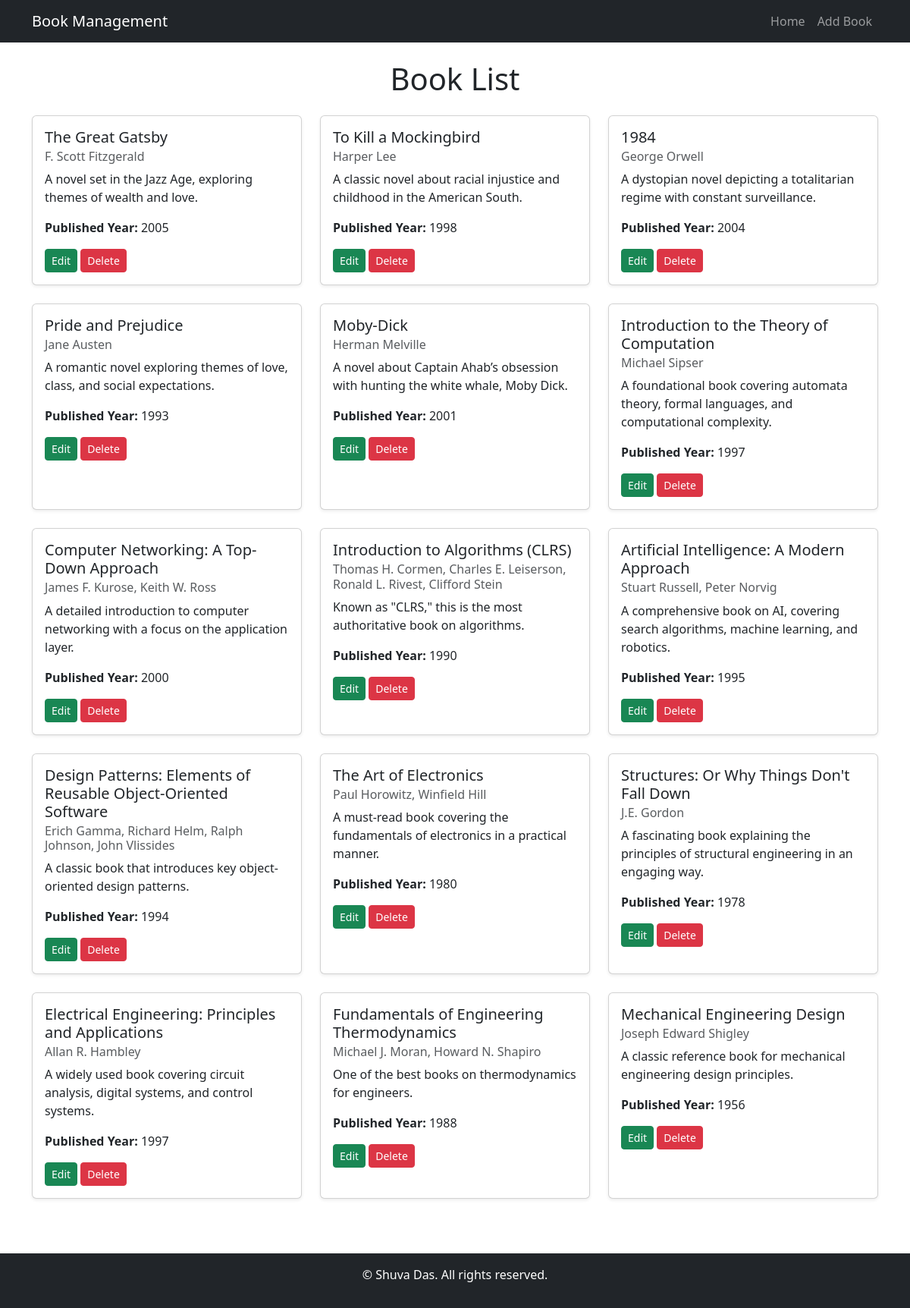
The page / on the database its author committed.
### books/models.py (models this page shows, shortened)
class Book(models.Model):
    title =models.CharField(max_length=100)
    author=models.CharField(max_length=100)
    description=models.TextField()
    published_year=models.PositiveBigIntegerField()

### books/views.py (the view)
# urls.py: path('',homepage,name='homepage'),
def homepage(request):
    books= Book.objects.all()
    context={
        'books':books
    }
    return render(request,'book_list.html',context)

### templates/book_list.html (shortened to what this page needs)
{% extends "index.html" %}
{% block content %}
    <h1 class="text-center mb-4">Book List</h1>
    <div class="row">
        {% for book in books %}
            <div class="col-md-4 mb-4">
                <div class="card shadow-sm h-100">
                    <div class="card-body">
                        <h5 class="card-title">{{ book.title }}</h5>
                        <h6 class="card-subtitle text-muted mb-2">{{ book.author }}</h6>
                        <p class="card-text">{{ book.description|truncatechars:100 }}</p>
                        <p><strong>Published Year:</strong> {{ book.published_year }}</p>
                        <a href="{% url 'edit_book' book.id %}" class="btn btn-success btn-sm">Edit</a>
                        <a href="{% url 'delete_book' book.id %}" class="btn btn-danger btn-sm">Delete</a>
                    </div>
                </div>
            </div>
        {% empty %}
            <p class="text-center">No books available.</p>
        {% endfor %}
    </div>
{% endblock %}

### templates/index.html (shortened to what this page needs)
<!DOCTYPE html>
<html lang="en">
<head>
    <link href="https://cdn.jsdelivr.net/npm/bootstrap@5.3.0/dist/css/bootstrap.min.css" rel="stylesheet">
</head>
<body>
    <nav class="navbar navbar-expand-lg navbar-dark bg-dark">
        <div class="container">
            <a class="navbar-brand" href="">Book Management</a>
            <div class="collapse navbar-collapse" id="navbarNav">
                <ul class="navbar-nav ms-auto">
                    <li class="nav-item">
                        <a class="nav-link" href="{% url 'homepage' %}">Home</a>
                    </li>
                    <li class="nav-item">
                        <a class="nav-link" href="{% url 'add_book' %}">Add Book</a>
                    </li>
                </ul>
            </div>
        </div>
    </nav>
    <div class="container mt-4">
        {% block content %}{% endblock %}
    </div>
    <footer class="bg-dark text-white text-center py-3 mt-5">
        <p>&copy;  Shuva Das. All rights reserved.</p>
    </footer>
</body>
</html>

### rows shown on the page
Book: title "The Great Gatsby", author "F. Scott Fitzgerald", description "A novel set in the Jazz Age, exploring themes of wealth and love.", published_year "2005"
Book: title "To Kill a Mockingbird", author "Harper Lee", description "A classic novel about racial injustice and childhood in the American South.", published_year "1998"
Book: title "1984", author "George Orwell", description "A dystopian novel depicting a totalitarian regime with constant surveillance.", published_year "2004"
Book: title "Pride and Prejudice", author "Jane Austen", description "A romantic novel exploring themes of love, class, and social expectations.", published_year "1993"
Book: title "Moby-Dick", author "Herman Melville", description "A novel about Captain Ahab’s obsession with hunting the white whale, Moby Dick.", published_year "2001"
Book: title "Introduction to the Theory of Computation", author "Michael Sipser", description "A foundational book covering automata theory, formal languages, and computational complexity.", published_year "1997"
Book: title "Computer Networking: A Top-Down Approach", author "James F. Kurose, Keith W. Ross", description "A detailed introduction to computer networking with a focus on the application layer.", published_year "2000"
Book: title "Introduction to Algorithms (CLRS)", author "Thomas H. Cormen, Charles E. Leiserson, Ronald L. Rivest, Clifford Stein", description "Known as \"CLRS,\" this is the most authoritative book on algorithms.", published_year "1990"
Book: title "Artificial Intelligence: A Modern Approach", author "Stuart Russell, Peter Norvig", description "A comprehensive book on AI, covering search algorithms, machine learning, and robotics.", published_year "1995"
Book: title "Design Patterns: Elements of Reusable Object-Oriented Software", author "Erich Gamma, Richard Helm, Ralph Johnson, John Vlissides", description "A classic book that introduces key object-oriented design patterns.", published_year "1994"
Book: title "The Art of Electronics", author "Paul Horowitz, Winfield Hill", description "A must-read book covering the fundamentals of electronics in a practical manner.", published_year "1980"
Book: title "Structures: Or Why Things Don't Fall Down", author "J.E. Gordon", description "A fascinating book explaining the principles of structural engineering in an engaging way.", published_year "1978"
Book: title "Electrical Engineering: Principles and Applications", author "Allan R. Hambley", description "A widely used book covering circuit analysis, digital systems, and control systems.", published_year "1997"
Book: title "Fundamentals of Engineering Thermodynamics", author "Michael J. Moran, Howard N. Shapiro", description "One of the best books on thermodynamics for engineers.", published_year "1988"
Book: title "Mechanical Engineering Design", author "Joseph Edward Shigley", description "A classic reference book for mechanical engineering design principles.", published_year "1956"
